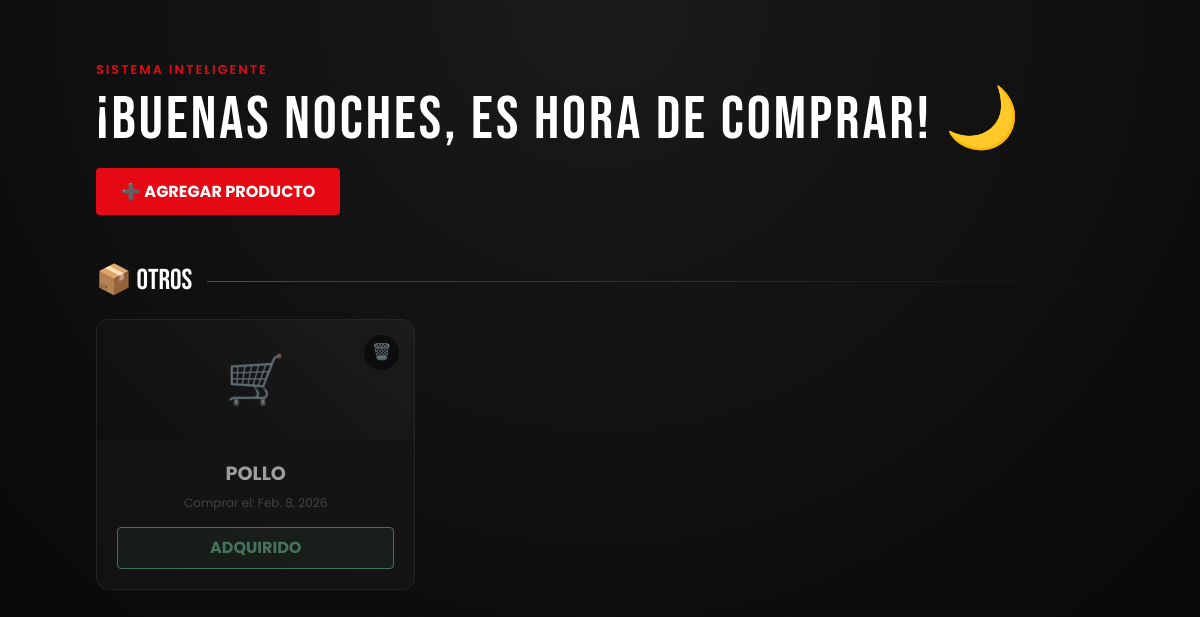
The page /compras/ (signed in) on the database as committed earlier.
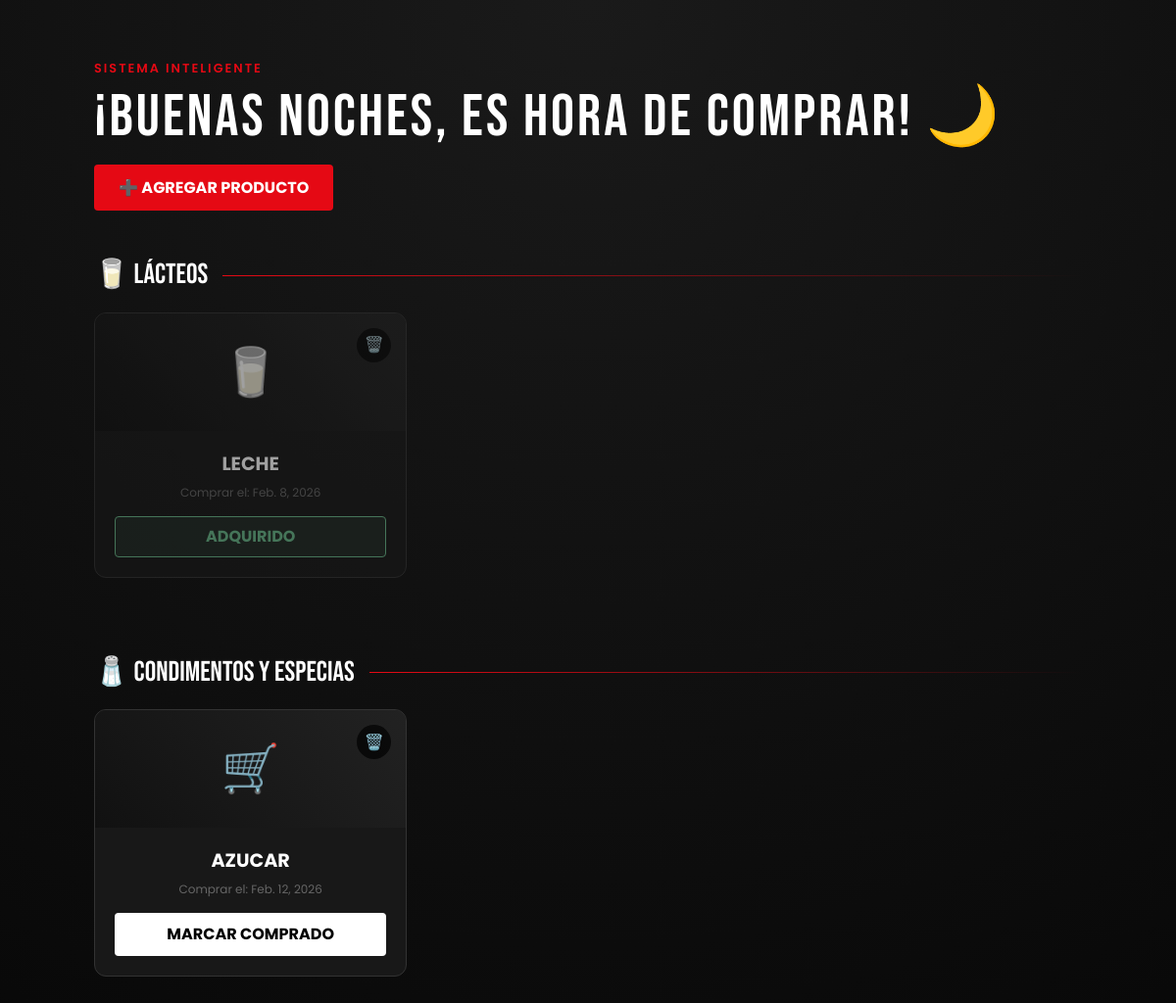
The same page on the database as committed later.
### alimentos/models.py (models this page shows, shortened)
class Compra(models.Model):
    CATEGORIAS_CHOICES = [
        ('FRUTAS', '🍎 Frutas y verduras'),
        ('CARNES', '🥩 Carnes y proteínas'),
        ('LACTEOS', '🥛 Lácteos'),
        ('CEREALES', '🌾 Cereales y granos'),
        ('ENLATADOS', '🥫 Enlatados y conservas'),
        ('ESPECIAS', '🧂 Condimentos y especias'),
        ('SNACKS', '🍪 Snacks'),
        ('CONGELADOS', '❄️ Congelados'),
        ('BEBIDAS', '🧃 Bebidas'),
        ('OTROS', '📦 Otros'),
    ]
    usuario = models.ForeignKey(
        User,
        on_delete=models.CASCADE,
        related_name="compras"
    )
    nombre = models.CharField(max_length=100)
    fecha_compra = models.DateField(default=date.today)
    comprado = models.BooleanField(default=False)
    categoria = models.CharField(
        max_length=20,
        choices=CATEGORIAS_CHOICES,
        default='OTROS'
    )

### alimentos/views.py (the view)
# urls.py: path("compras/", views.lista_compras, name="lista_compras"),
@login_required
def lista_compras(request):
    compras = Compra.objects.filter(usuario=request.user)
    hoy = timezone.now().date()
    proximo_limite = hoy + timedelta(days=2)
    hay_urgencia = compras.filter(fecha_compra__lte=proximo_limite, comprado=False).exists()
    categorias_nombres = {
        'FRUTAS': '🍎 Frutas y verduras',
        'CARNES': '🥩 Carnes y proteínas',
        'LACTEOS': '🥛 Lácteos',
        'CEREALES': '🌾 Cereales y granos',
        'ENLATADOS': '🥫 Enlatados y conservas',
        'ESPECIAS': '🧂 Condimentos y especias',
        'SNACKS': '🍪 Snacks',
        'CONGELADOS': '❄️ Congelados',
        'BEBIDAS': '🧃 Bebidas',
        'OTROS': '📦 Otros',
    }
    compras_por_categoria = []
    for cod, nombre_full in categorias_nombres.items():
        items = compras.filter(categoria=cod)
        if items.exists():
            compras_por_categoria.append({
                'nombre': nombre_full,
                'items': items
            })
    return render(request, "alimentos/compras.html", {
        'compras_por_categoria': compras_por_categoria,
        'hay_urgencia': hay_urgencia,
    })

### alimentos/templates/alimentos/compras.html (shortened to what this page needs)
<!DOCTYPE html>
<html lang="es">
<head>
    <link href="https://cdn.jsdelivr.net/npm/bootstrap@5.3.2/dist/css/bootstrap.min.css" rel="stylesheet">
</head>
<body>
    <div class="header-section">
        <p style="color: var(--netflix-red); font-weight: 600; letter-spacing: 2px; font-size: 0.8rem; margin-bottom: 5px;">SISTEMA INTELIGENTE</p>
        <h1 id="saludo-chef">PRÓXIMAS COMPRAS</h1>
        <div class="mt-4">
            <a href="{% url 'agregar_compra' %}" style="background: var(--netflix-red); color: white; padding: 12px 25px; border-radius: 4px; text-decoration: none; font-weight: bold;">
                ➕ AGREGAR PRODUCTO
            </a>
        </div>
    </div>
    {% for fila in compras_por_categoria %}
        <h2 class="categoria-label">{{ fila.nombre }}</h2>
        <div class="shopping-grid">
            {% for compra in fila.items %}
                <div class="shopping-card {% if compra.comprado %}card-bought{% endif %}">
                    <a href="javascript:void(0)" class="btn-delete-pro" onclick="confirmarEliminar('{% url 'eliminar_compra' compra.id %}', '{{ compra.nombre }}')">🗑️</a>
                    <div class="card-image-wrapper">
                        <span>
                            {% if compra.categoria == 'FRUTAS' %}🍎
                            {% elif compra.categoria == 'CARNES' %}🥩
                            {% elif compra.categoria == 'LACTEOS' %}🥛
                            {% elif compra.categoria == 'BEBIDAS' %}🧃
                            {% elif compra.categoria == 'SNACKS' %}🍪
                            {% else %}🛒{% endif %}
                        </span>
                    </div>
                    <div class="card-body-custom">
                        <div class="product-name">{{ compra.nombre }}</div>
                        <div class="buy-date">Comprar el: {{ compra.fecha_compra }}</div>
                        {% if compra.comprado %}
                            <div class="status-badge">ADQUIRIDO</div>
                        {% else %}
                            <a href="{% url 'marcar_comprado' compra.id %}" class="btn-status">MARCAR COMPRADO</a>
                        {% endif %}
                    </div>
                </div>
            {% endfor %}
        </div>
    {% empty %}
        <p class="text-center w-100 py-5" style="color: #555;">No hay nada en tu lista. ¡Añade productos!</p>
    {% endfor %}
</body>
</html>

Rows that differ between the two databases and show on the page:
removed Compra: nombre "POLLO", fecha_compra "Feb. 8, 2026", comprado "ADQUIRIDO", shown under "📦 Otros"
added Compra: nombre "LECHE", fecha_compra "Feb. 8, 2026", comprado "ADQUIRIDO", shown under "🥛 Lácteos"
added Compra: nombre "AZUCAR", fecha_compra "Feb. 12, 2026", comprado "MARCAR COMPRADO", shown under "🧂 Condimentos y especias"
Other text that changed with them:
new list line: "🥛 Lácteos"
new list line: "🧂 Condimentos y especias"
list line gone: "📦 Otros"
